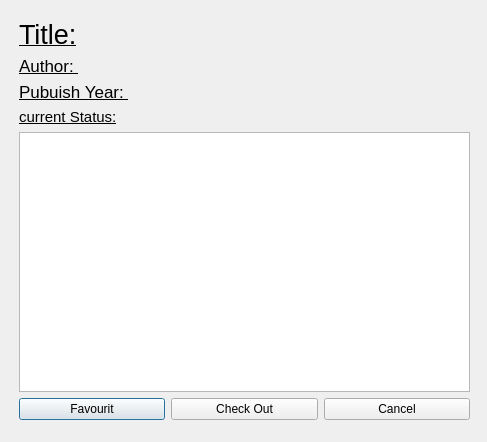
<?xml version="1.0" encoding="UTF-8"?>
<ui version="4.0">
 <class>openBook</class>
 <widget class="QDialog" name="openBook">
  <property name="geometry">
   <rect>
    <x>0</x>
    <y>0</y>
    <width>487</width>
    <height>442</height>
   </rect>
  </property>
  <property name="windowTitle">
   <string>Book</string>
  </property>
  <widget class="QWidget" name="verticalLayoutWidget">
   <property name="geometry">
    <rect>
     <x>19</x>
     <y>19</y>
     <width>451</width>
     <height>401</height>
    </rect>
   </property>
   <layout class="QVBoxLayout" name="verticalLayout">
    <item>
     <widget class="QLabel" name="label_BookTitle">
      <property name="font">
       <font>
        <pointsize>20</pointsize>
        <italic>false</italic>
        <underline>true</underline>
       </font>
      </property>
      <property name="text">
       <string>Title:</string>
      </property>
     </widget>
    </item>
    <item>
     <widget class="QLabel" name="label_BookAuthor">
      <property name="font">
       <font>
        <pointsize>13</pointsize>
        <underline>true</underline>
       </font>
      </property>
      <property name="text">
       <string>Author: </string>
      </property>
     </widget>
    </item>
    <item>
     <widget class="QLabel" name="label_BookYear">
      <property name="font">
       <font>
        <pointsize>13</pointsize>
        <underline>true</underline>
       </font>
      </property>
      <property name="text">
       <string>Pubuish Year: </string>
      </property>
     </widget>
    </item>
    <item>
     <widget class="QLabel" name="label_CurrentStatus">
      <property name="font">
       <font>
        <pointsize>11</pointsize>
        <underline>true</underline>
       </font>
      </property>
      <property name="text">
       <string>current Status:</string>
      </property>
     </widget>
    </item>
    <item>
     <widget class="QTextBrowser" name="textBrowser_discrpsion"/>
    </item>
    <item>
     <layout class="QHBoxLayout" name="horizontalLayout">
      <item>
       <widget class="QPushButton" name="pushButton_BookFav">
        <property name="text">
         <string>Favourit</string>
        </property>
       </widget>
      </item>
      <item>
       <widget class="QPushButton" name="pushButton_BookCheckOutReserve">
        <property name="text">
         <string>Check Out</string>
        </property>
       </widget>
      </item>
      <item>
       <widget class="QPushButton" name="pushButton_2">
        <property name="text">
         <string>Cancel</string>
        </property>
       </widget>
      </item>
     </layout>
    </item>
   </layout>
  </widget>
 </widget>
 <resources/>
 <connections>
  <connection>
   <sender>pushButton_2</sender>
   <signal>clicked()</signal>
   <receiver>openBook</receiver>
   <slot>reject()</slot>
   <hints>
    <hint type="sourcelabel">
     <x>395</x>
     <y>380</y>
    </hint>
    <hint type="destinationlabel">
     <x>243</x>
     <y>220</y>
    </hint>
   </hints>
  </connection>
 </connections>
</ui>
